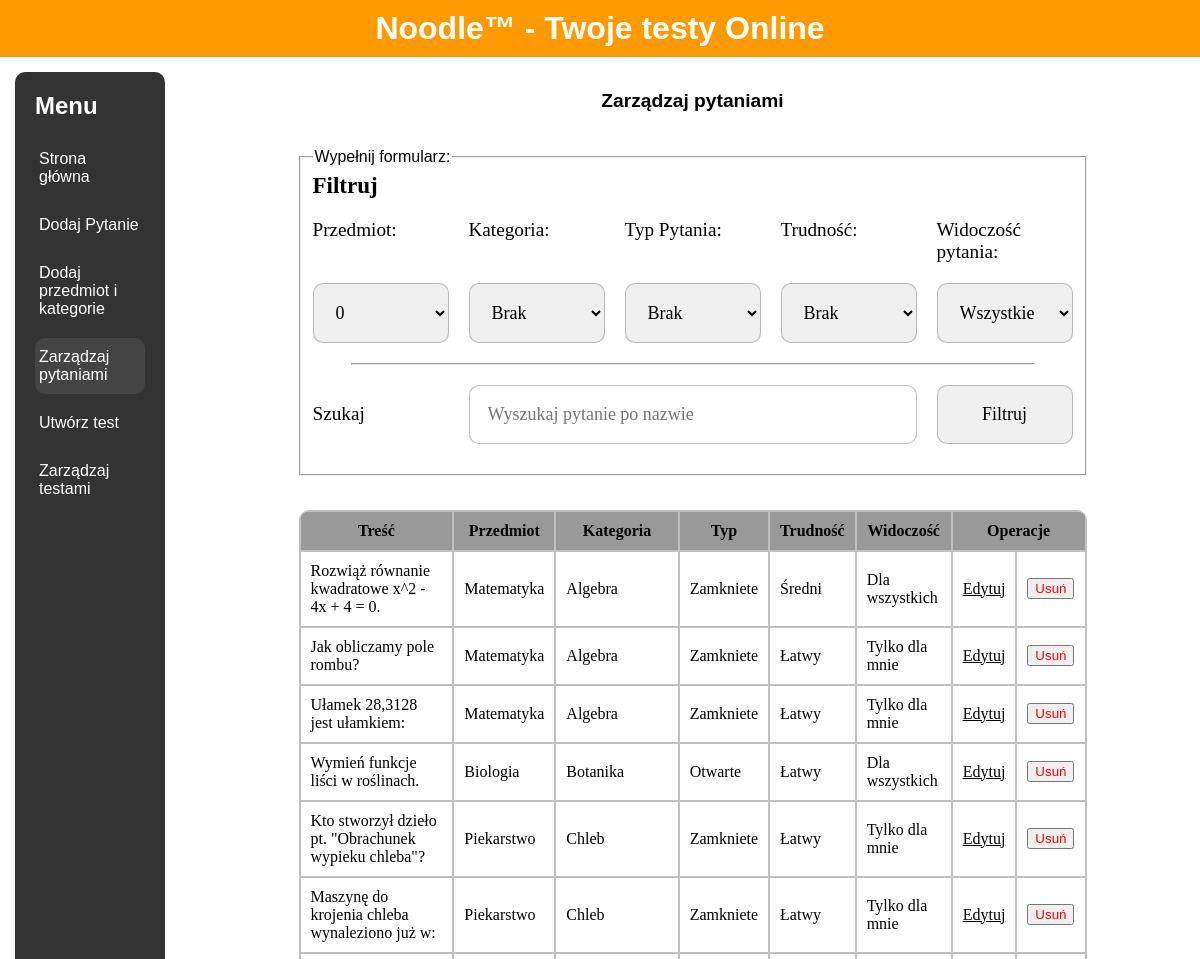
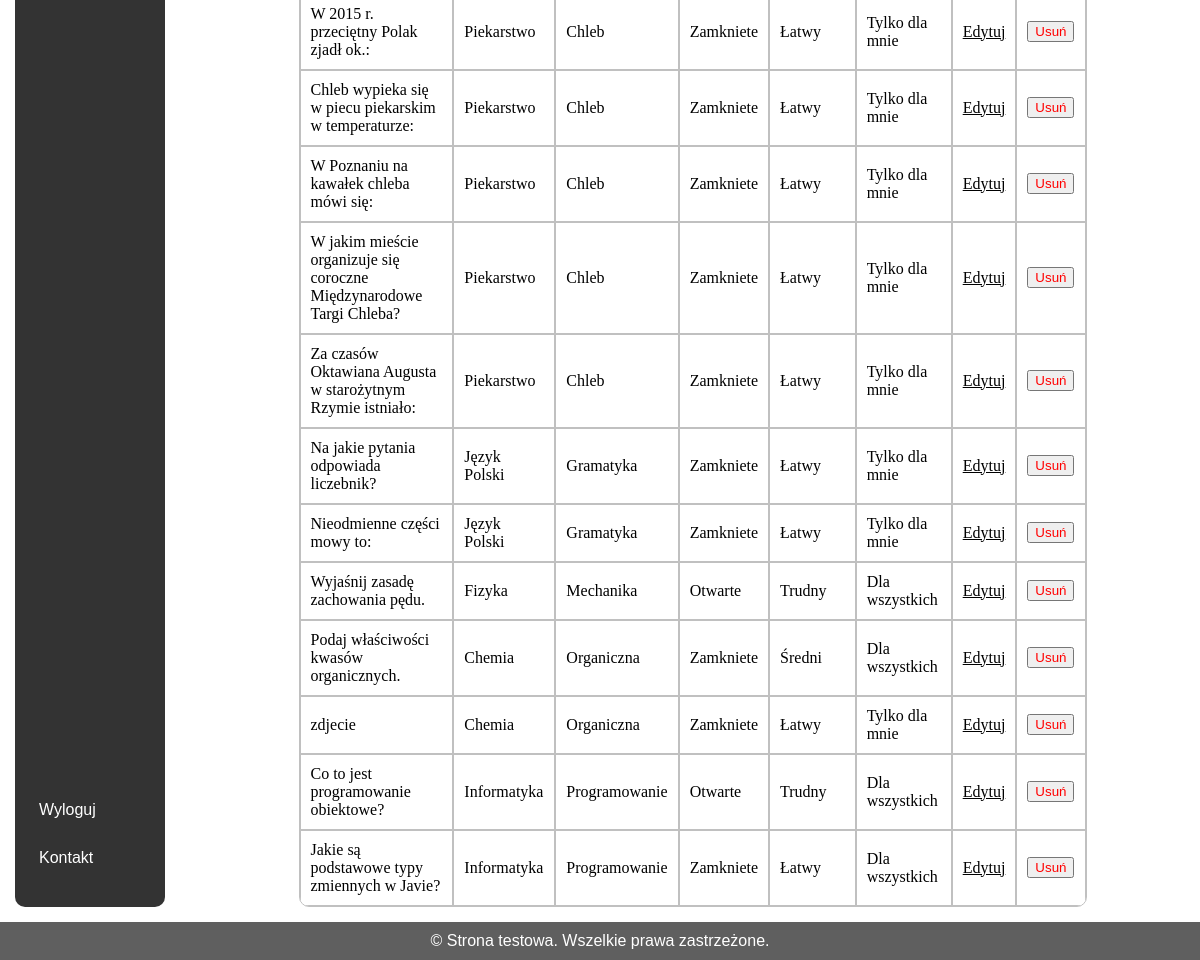
/Strona/html/panel_nauczyciela/zarz_pyt.php (signed in), run on the app's committed database (2 pictures, top to bottom).
### tables this page shows
CREATE TABLE `pytania` (
  `id` int(11) NOT NULL,
  `tresc` varchar(1000) NOT NULL,
  `przedmiot_id` int(11) NOT NULL,
  `kategoria_id` int(11) NOT NULL,
  `poziom_id` int(11) NOT NULL,
  `zdjecie` varchar(50) DEFAULT NULL,
  `autor` int(11) NOT NULL,
  `prywatnosc` tinyint(1) NOT NULL,
  `typ_pytania` int(11) NOT NULL
);

CREATE TABLE `przedmioty` (
  `id` int(11) NOT NULL,
  `nazwa` varchar(30) NOT NULL
);

CREATE TABLE `kategoria` (
  `id` int(11) NOT NULL,
  `nazwa` varchar(40) NOT NULL
);

CREATE TABLE `typ_pytania` (
  `id` int(11) NOT NULL,
  `nazwa_typu` varchar(15) NOT NULL
);

CREATE TABLE `poziom` (
  `id` int(11) NOT NULL,
  `trudnosc_nazwa` varchar(10) NOT NULL
);

### Strona/html/panel_nauczyciela/zarz_pyt.php (the view, shortened to what this page needs)
<!DOCTYPE html>
<html lang="en">
<head>
	<link rel="stylesheet" href="../styles.css">
</head>
<body>
	<?php
		$servername = "localhost";
		$username = "root";
		$password = "";
		$dbname = "baza";
		$conn = new mysqli($servername, $username, $password, $dbname);
	?>
	<div class="wrapper">
		<div class="header-content" id="head">
      		<h1>Noodle™ - Twoje testy Online</h1>
    		</div>
    		<div class="container">
      		<div class="sidebar" id="menu">
        		<ul>
				<h2>Menu</h2>
				<li><a href="strona_glowna.php" >Strona główna</a></li>
        <li><a href="dodaj.php">Dodaj Pytanie</a></li>
        <li><a href="dodaj_kat.php">Dodaj przedmiot i kategorie</a></li>
        <li><a href="zarz_pyt.php" class="aktualna-strona">Zarządzaj pytaniami</a></li>
        <li><a href="utworz_test.php">Utwórz test</a></li>
        <li><a href="zarz_testami.php">Zarządzaj testami</a></li>
        		</ul>
			<ul>
				<li>
    				<a href="../logowanie/logout.php">Wyloguj</a>
				</li>
				<li>
					<a href="../kontakt.php">Kontakt</a>
				</li>
			</ul>
      		</div>
			<div class="main-content" id="main">
				<div class="haslo" style="justify-content: flex-start;">
					<p>Zarządzaj pytaniami</p>
					<br><br>
					<fieldset style="width: 80%;margin-bottom:1em;">
						<legend>Wypełnij formularz:</legend>
						<form action="" method="GET" class="zarzadzaj">
							<p class="mid-width" style="grid-column: 1 / 3;">Filtruj</p>
							<p class="mid-width" style="grid-column: 4 / 6;"></p>
							<label for="przedmiot">Przedmiot:</label>
							<label for="kategoria">Kategoria:</label>
							<label for="typ">Typ Pytania:</label>
							<label for="poziom">Trudność:</label>
							<label for="prywatnosc">Widoczość pytania:</label>
							<select id="przedmiot" name="przedmiot">
								<?php
									$selected = isset($_GET['przedmiot']) ? $_GET['przedmiot'] : '0';
									$sql = "SELECT * FROM przedmioty";
									$result = $conn->query($sql);
									if ($result->num_rows > 0) {
										while($row = $result->fetch_assoc()) {
											echo '<option value="' . $row['nazwa'] . '" ' . ($selected == $row['nazwa'] ? 'selected' : '') . '>' . $row['nazwa'] . '</option>';
										}
									} else {
										echo '<option value="">Brak przedmiotów</option>';
									}
								?>
							</select>
							<select id="kategoria" name="kategoria">
								<?php
									$selected = isset($_GET['kategoria']) ? $_GET['kategoria'] : '0';
									echo '<option value="0" ' . ($selected == '0' ? 'selected' : '') . '>Brak</option>';
								?>
							</select>
							<select id="typ" name="typ">
								<?php
									$selected = isset($_GET['typ']) ? $_GET['typ'] : '0';
									echo '<option value="0" ' . ($selected == '0' ? 'selected' : '') . '>Brak</option>';
								?>
							</select>
							<select id="poziom" name="poziom">
								<?php
									$selected = isset($_GET['poziom']) ? $_GET['poziom'] : '0';
									echo '<option value="0" ' . ($selected == '0' ? 'selected' : '') . '>Brak</option>';
								?>
							</select>
							<select id="prywatnosc" name="prywatnosc">
								<option value="2" <?php echo isset($_GET['prywatnosc']) && $_GET['prywatnosc'] == '2' ? 'selected' : '' ?>>Wszystkie</option>
							</select>
							<hr class="full-width" style="width: 90%; margin: auto;">
							<label for="tresc" style="align-self: center;">Szukaj</label>
							<?php
								$selected = isset($_GET['tresc']) ? $_GET['tresc'] : '';
								echo '<input type="text" id="tresc" name="tresc" placeholder="Wyszukaj pytanie po nazwie" value="' . $selected . '" style="grid-column: 2 / 5;" >';
							?>
							<input type="submit" style="grid-column: 5 / 6;" value="Filtruj">
						</form>
					</fieldset>
					<br>
					<div class="pytania">
						<table>
							<tbody>
								<tr>
									<th class="szerokie">Treść</th>
									<th>Przedmiot</th>
									<th>Kategoria</th>
									<th>Typ</th>
									<th>Trudność</th>
									<th>Widoczość</th>
									<th colspan="2">Operacje</th>
								</tr>
                                <?php
                                    $sql = "SELECT pytania.id, pytania.tresc, przedmioty.nazwa AS przedmiot, kategoria.nazwa AS kategoria, typ_pytania.nazwa_typu AS typ, poziom.trudnosc_nazwa AS trudnosc, pytania.prywatnosc AS widocznosc
									FROM Pytania
									INNER JOIN Przedmioty ON pytania.przedmiot_id = przedmioty.id
									INNER JOIN Kategoria ON pytania.kategoria_id = kategoria.id
									INNER JOIN Typ_pytania ON pytania.typ_pytania = typ_pytania.id
									INNER JOIN Poziom ON pytania.poziom_id = poziom.id";
                                    $result = $conn->query($sql);
                                    if ($result->num_rows > 0) {
                                        while($row = $result->fetch_assoc()) {
                                            echo '
                                            <tr>
                                                <td>' . $row['tresc'] . '</td>
                                                <td>' . $row['przedmiot'] . '</td>
                                                <td>' . $row['kategoria'] . '</td>
                                                <td>' . $row['typ'] . '</td>
                                                <td>' . $row['trudnosc'] . '</td>
                                                <td>' . ($row['widocznosc'] === '1' ? 'Tylko dla mnie' : 'Dla wszystkich') . '</td>
                                                <td style="text-align:center;">
													<a href="dodaj.php?id=' . $row['id'] . '">Edytuj</a>
												</td>
												<form method="POST" class="zarzadzaj">
													<input type="hidden" name="question_id" value="'.$row['id'].'">
													<td style="text-align:center;">
														<button type="submit" name="delete_question" class="delete" style="color: red;">Usuń</button>
													</td>
												</form>
                                            </form></td>
                                            </tr>';
                                        }
                                    }
                                    else {
                                        echo '<tr><td colspan="7">Brak pytań do wyświetlenia.</td></tr>';
                                    }
                                ?>
							</tbody>
						</table>
					</div>
				</div>
			</div>
    	</div>
		<div class="footer" id="stopka">
			<p>&copy; Strona testowa. Wszelkie prawa zastrzeżone.</p>
		</div>
	</div>
</body>
</html>

### Strona/html/styles.css (style rules this page uses)
* { box-sizing: border-box; margin: 0; }
body { font-family: Arial, sans-serif; display: flex; min-height: 100vh; flex-direction: column; }
.header-content { background-color: #ff9900; color: #fff; padding: 10px 0; text-align: center; position: sticky; width: 100%; top: 0; z-index: 1000; }
.header-content h1 { margin: 0; }
.wrapper { flex: 1; display: flex; flex-direction: column; }
.container { display: flex; flex: 1; align-items: flex-start; }
.sidebar { display: flex; flex-direction: column; background-color: #333; color: #fff; position: sticky; width: 12%; min-width: 150px; padding: 20px; margin: 15px; margin-right: 20px; border-radius: 10px; top: 0px; left: 0; height: auto; z-index: 900; overflow-y: auto; justify-content: space-between; }
.sidebar h2 { margin-bottom: 20px; }
.sidebar ul { list-style-type: none; padding: 0; margin-bottom: 0; }
.sidebar ul li { margin-bottom: 10px; }
.sidebar ul li a { color: #fff; text-decoration: none; display: block; padding: 10px 4px; }
.aktualna-strona { background-color: #444; border-radius: 10px; }
.main-content { display: flex; flex: 1; flex-direction: column; justify-content: center; padding: 15px; flex-wrap: wrap; }
.footer { background-color: #5f5f5f; color: #fff; text-align: center; padding: 10px 0; }
form { display: grid; grid-template-columns: 1fr 1fr; gap: 20px; margin-bottom: 20px; font-family: calibri; font-size: larger; }
.full-width { grid-column: 1 / 3; position: relative; height: 100%; }
.haslo { display: flex; align-items: center; justify-content: center; min-width: 300px; flex-direction: column; }
.haslo > p { font-weight: bold; font-size: larger; }
input,textarea { padding: 1em; font-family: calibri; width: 100%; font-size: large; border: 1px solid #70707070; resize: vertical; border-radius:10px; }
table { position: relative; border-spacing: 0; font-family: calibri; z-index: 2; border: solid 1px #70707070; border-radius: 10px; overflow: hidden; }
td, th { padding: 10px; border: solid 1px #70707070; background-clip: padding-box; }
td { background-color: white; }
th { background-color: #999; }
td > a, td > a:visited { text-decoration: underline; color: black; }
.pytania { width: 80%; display: flex; align-items: center; justify-content: center; min-width: 300px; flex-direction: column; }
.pytania > table { width: 100%; }
.zarzadzaj { display: grid; grid-template-columns: 1fr 1fr 1fr 1fr 1fr; gap: 20px; margin-bottom: 20px; font-family: calibri; font-size: larger; }
.zarzadzaj > .full-width { grid-column: 1 / 6; position: relative; height: 100%; }
.zarzadzaj > .mid-width { position: relative; height: 100%; font-weight: bolder; font-size: larger; }
select { padding: 1em; font-family: calibri; width: 100%; font-size: large; border: 1px solid #70707070; resize: vertical; border-radius: 10px; }

### data on the page
pytania: tresc "Rozwiąż równanie kwadratowe x^2 - 4x + 4 = 0.", przedmiot.nazwa "Matematyka", kategoria.nazwa "Algebra", typ_pytania.nazwa_typu "Zamkniete", poziom.trudnosc_nazwa "Średni", prywatnosc "Dla wszystkich"
pytania: tresc "Jak obliczamy pole rombu?", przedmiot.nazwa "Matematyka", kategoria.nazwa "Algebra", typ_pytania.nazwa_typu "Zamkniete", poziom.trudnosc_nazwa "Łatwy", prywatnosc "Tylko dla mnie"
pytania: tresc "Ułamek 28,3128 jest ułamkiem:", przedmiot.nazwa "Matematyka", kategoria.nazwa "Algebra", typ_pytania.nazwa_typu "Zamkniete", poziom.trudnosc_nazwa "Łatwy", prywatnosc "Tylko dla mnie"
pytania: tresc "Wymień funkcje liści w roślinach.", przedmiot.nazwa "Biologia", kategoria.nazwa "Botanika", typ_pytania.nazwa_typu "Otwarte", poziom.trudnosc_nazwa "Łatwy", prywatnosc "Dla wszystkich"
pytania: tresc "Kto stworzył dzieło pt. \"Obrachunek wypieku chleba\"?", przedmiot.nazwa "Piekarstwo", kategoria.nazwa "Chleb", typ_pytania.nazwa_typu "Zamkniete", poziom.trudnosc_nazwa "Łatwy", prywatnosc "Tylko dla mnie"
pytania: tresc "Maszynę do krojenia chleba wynaleziono już w:", przedmiot.nazwa "Piekarstwo", kategoria.nazwa "Chleb", typ_pytania.nazwa_typu "Zamkniete", poziom.trudnosc_nazwa "Łatwy", prywatnosc "Tylko dla mnie"
pytania: tresc "W 2015 r. przeciętny Polak zjadł ok.:", przedmiot.nazwa "Piekarstwo", kategoria.nazwa "Chleb", typ_pytania.nazwa_typu "Zamkniete", poziom.trudnosc_nazwa "Łatwy", prywatnosc "Tylko dla mnie"
pytania: tresc "Chleb wypieka się w piecu piekarskim w temperaturze:", przedmiot.nazwa "Piekarstwo", kategoria.nazwa "Chleb", typ_pytania.nazwa_typu "Zamkniete", poziom.trudnosc_nazwa "Łatwy", prywatnosc "Tylko dla mnie"
pytania: tresc "W Poznaniu na kawałek chleba mówi się:", przedmiot.nazwa "Piekarstwo", kategoria.nazwa "Chleb", typ_pytania.nazwa_typu "Zamkniete", poziom.trudnosc_nazwa "Łatwy", prywatnosc "Tylko dla mnie"
pytania: tresc "W jakim mieście organizuje się coroczne Międzynarodowe Targi Chleba?", przedmiot.nazwa "Piekarstwo", kategoria.nazwa "Chleb", typ_pytania.nazwa_typu "Zamkniete", poziom.trudnosc_nazwa "Łatwy", prywatnosc "Tylko dla mnie"
pytania: tresc "Za czasów Oktawiana Augusta w starożytnym Rzymie istniało:", przedmiot.nazwa "Piekarstwo", kategoria.nazwa "Chleb", typ_pytania.nazwa_typu "Zamkniete", poziom.trudnosc_nazwa "Łatwy", prywatnosc "Tylko dla mnie"
pytania: tresc "Na jakie pytania odpowiada liczebnik?", przedmiot.nazwa "Język Polski", kategoria.nazwa "Gramatyka", typ_pytania.nazwa_typu "Zamkniete", poziom.trudnosc_nazwa "Łatwy", prywatnosc "Tylko dla mnie"
pytania: tresc "Nieodmienne części mowy to:", przedmiot.nazwa "Język Polski", kategoria.nazwa "Gramatyka", typ_pytania.nazwa_typu "Zamkniete", poziom.trudnosc_nazwa "Łatwy", prywatnosc "Tylko dla mnie"
pytania: tresc "Wyjaśnij zasadę zachowania pędu.", przedmiot.nazwa "Fizyka", kategoria.nazwa "Mechanika", typ_pytania.nazwa_typu "Otwarte", poziom.trudnosc_nazwa "Trudny", prywatnosc "Dla wszystkich"
pytania: tresc "Podaj właściwości kwasów organicznych.", przedmiot.nazwa "Chemia", kategoria.nazwa "Organiczna", typ_pytania.nazwa_typu "Zamkniete", poziom.trudnosc_nazwa "Średni", prywatnosc "Dla wszystkich"
pytania: tresc "zdjecie", przedmiot.nazwa "Chemia", kategoria.nazwa "Organiczna", typ_pytania.nazwa_typu "Zamkniete", poziom.trudnosc_nazwa "Łatwy", prywatnosc "Tylko dla mnie"
pytania: tresc "Co to jest programowanie obiektowe?", przedmiot.nazwa "Informatyka", kategoria.nazwa "Programowanie", typ_pytania.nazwa_typu "Otwarte", poziom.trudnosc_nazwa "Trudny", prywatnosc "Dla wszystkich"
pytania: tresc "Jakie są podstawowe typy zmiennych w Javie?", przedmiot.nazwa "Informatyka", kategoria.nazwa "Programowanie", typ_pytania.nazwa_typu "Zamkniete", poziom.trudnosc_nazwa "Łatwy", prywatnosc "Dla wszystkich"

### other printed values
form field przedmiot "0"
